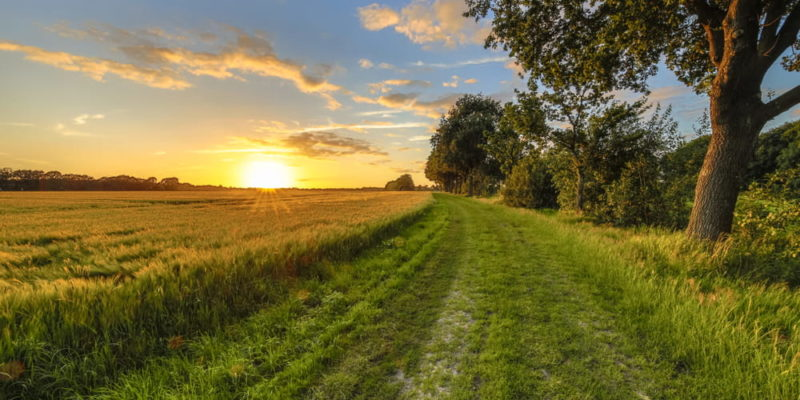
#> input picture CLASE3/IMAGENGG.jpg, 800 x 400 px, found by its file name
$ python codigo3.py
#> lines starting #> are read from the running program, lines starting #| are printed output that depends on the picture
"""PROCESAMIENTO DE IMAGENES"""
#CADA UNIDAD DE LA IMAGEN PIXEL
#CADA PIXEL TIENE 8 BYTES #2^8-1
import  numpy as np
import cv2
img=cv2.imread("C:\\Users\\LENOVO\\Desktop\\CLASES PYTHON\\clase3\\IMAGENGG.jpg")
#> img is the input picture: shape (400, 800, 3); mean B, G, R 60.8, 108.9, 117.1
print(type(img))
#| <class 'numpy.ndarray'>
#REALIZAR EL CAMBIO DE ESCALA DE COLOR
grises=cv2.cvtColor(img,cv2.COLOR_RGB2GRAY)
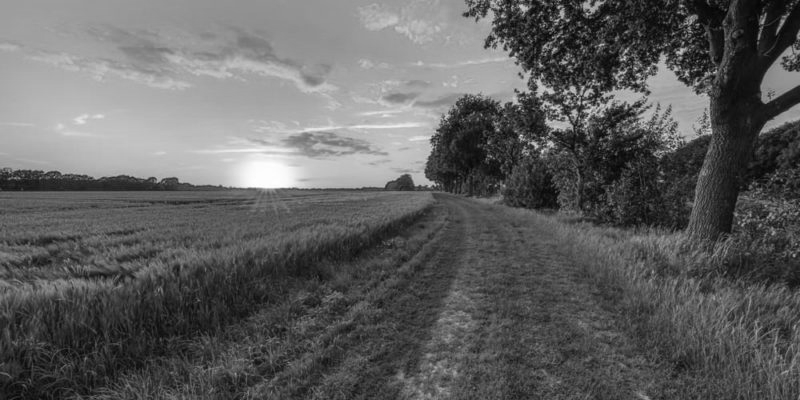
#> grises: shape (400, 800); min 1, max 254, mean 95.4
#---Operacion para elevar el brillo de una imagen---
grises2=grises+50
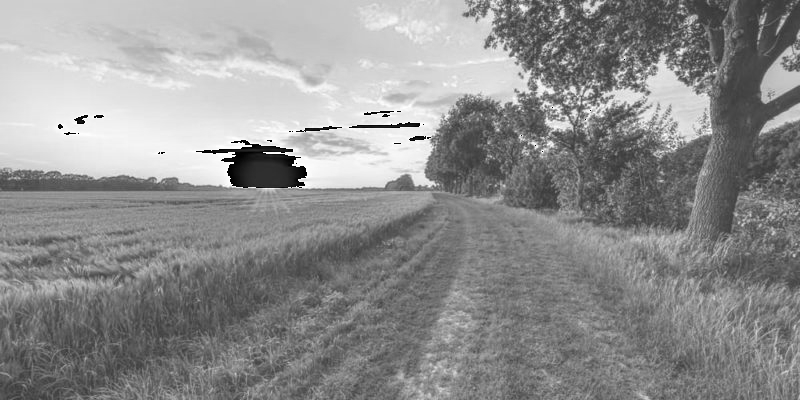
#> grises2: shape (400, 800); min 0, max 255, mean 142.6
print("forma de la imagen:", np.shape(img))
#| forma de la imagen: (400, 800, 3)
print("forma imagen gris:", np.shape(grises))
#| forma imagen gris: (400, 800)
#filas, columnas, capas el numpy array python
#capa, fila, columna en otros sofware
#img[:][:][0] accediendo a la capa0
cv2.imshow("imagen en la escala rgb", img)
cv2.imshow("imagen en escala gris:", grises)
cv2.imshow("imagen en escala gris:", grises2)

cv2.waitKey(0) # se deja en la ventana hasta presionar un boton
print("fin del programa")

cv2.destroyAllWindows()
